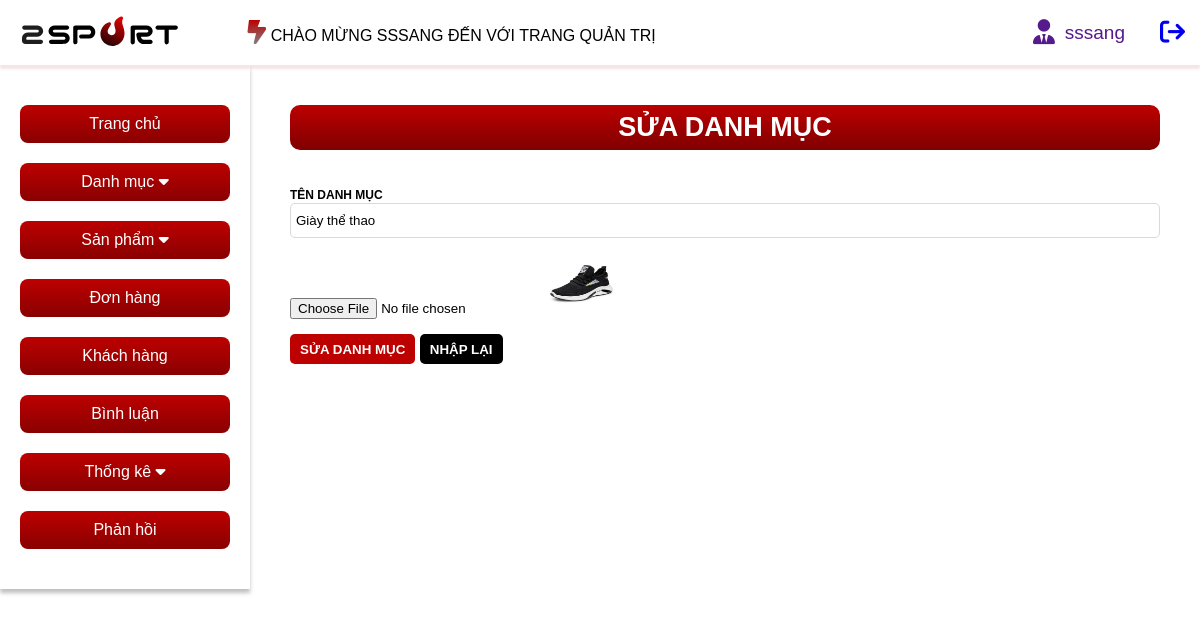
The page /admin/index.php?act=suadm&id=4 (signed in) on the database its author committed.
### tables this page shows
CREATE TABLE `category` (
  `id` int(11) NOT NULL,
  `name` varchar(255) NOT NULL,
  `img` varchar(255) NOT NULL
);

### model/pdo.php (called while the page is built, shortened)
<?php
function pdo_get_connection(){
    $servername = "localhost";
    $username = "root";
    $password = "";
    try {
        $conn = new PDO("mysql:host=$servername;dbname=duan1", $username, $password);
        $conn->setAttribute(PDO::ATTR_ERRMODE, PDO::ERRMODE_EXCEPTION);
        return $conn;
    } catch(PDOException $e) {
        echo "Connection failed: " . $e->getMessage();
    }
}
function pdo_query_one($sql){
    $sql_args=array_slice(func_get_args(),1);
    try{
        $conn=pdo_get_connection();
        $stmt=$conn->prepare($sql);
        $stmt->execute($sql_args);
        $row=$stmt->fetch(PDO::FETCH_ASSOC);
        return $row;
    }
    catch(PDOException $e){
        throw $e;
    }
    finally{
        unset($conn);
    }
}
?>

### model/danhmuc.php (called while the page is built, shortened)
<?php
function loadone_category($id){
    $sql = "SELECT * from category where id='$id'";
    $result = pdo_query_one($sql);
    return $result;
}
?>

### admin/danhmuc/update.php (the view, shortened to what this page needs)
<?php
if (is_array($danhmuc)) {
    extract($danhmuc);
}
?>
<main class="container">
    <?php include "boxleft.php" ?>
    <article>
        <div class="add-category">
            <h1>SỬA DANH MỤC</h1>
            <form action="index.php?act=updatedm" method="POST" enctype="multipart/form-data">
                <label for="">TÊN DANH MỤC</label><br>
                <input type="text" name="namedm" value="<?= $name ?>"><br>
                <input type="file" name="img">
                <img src="../assets/img/<?= $img ?>" alt="" width="70px" height="60px"><br>
                <input type="submit" value="SỬA DANH MỤC" name="updateCate">
                <input type="reset" value="NHẬP LẠI"><br>
            </form>
        </div>
    </article>
</main>

### assets/style/style-admin.css (style rules this page uses)
* { padding: 0; margin: 0; box-sizing: border-box; font-family: arial; }
:root { --bg-color-main:#BD0000; --bg-color-while-ins: #fff; --bg-color-black-ins:#000; }
.container { width: calc((1320 / 1440) * 100%); margin: 0 auto; }
main { display: flex; }
article { margin: 40px; width: 100%; }
.add-category h1 { color: var(--bg-color-while-ins); font-size: 27px; font-style: normal; font-weight: 600; line-height: normal; border-radius: 10px; background: linear-gradient(180deg, #BD0000 0%, #800000 100%); text-align: center; padding: 7px; margin-bottom: 35px; }
.add-category label { color: var(--bg-color-black-ins); font-size: 12px; font-style: normal; font-weight: 600; line-height: normal; }
.add-category form input[type="text"] { width: 100%; height: 35px; border-radius: 5px; border: 1px solid #D9D9D9; padding: 5px; margin-bottom: 15px; }
.add-category form input[type="file"] { margin-bottom: 15px; }
.add-category form input[type="submit"] { height: 30px; background-color: var(--bg-color-main); padding: 5px 10px; color: var(--bg-color-while-ins); border: none; border-radius: 5px; font-weight: bold; }
.add-category form input[type="reset"] { height: 30px; background-color: var(--bg-color-black-ins); padding: 5px 10px; color: var(--bg-color-while-ins); border: none; border-radius: 5px; font-weight: bold; }

### assets/style/responsive-admin.css (style rules this page uses)
@media screen and (max-width: 1280px) { .container { width: calc((1440 / 1440) * 100%); } }

### rows shown on the page
category: namedm "Giày thể thao", img (picture)

### other values the page prints
$_SESSION['login']['username'] "SSSANG"
$_SESSION['login']['username'] "sssang"
